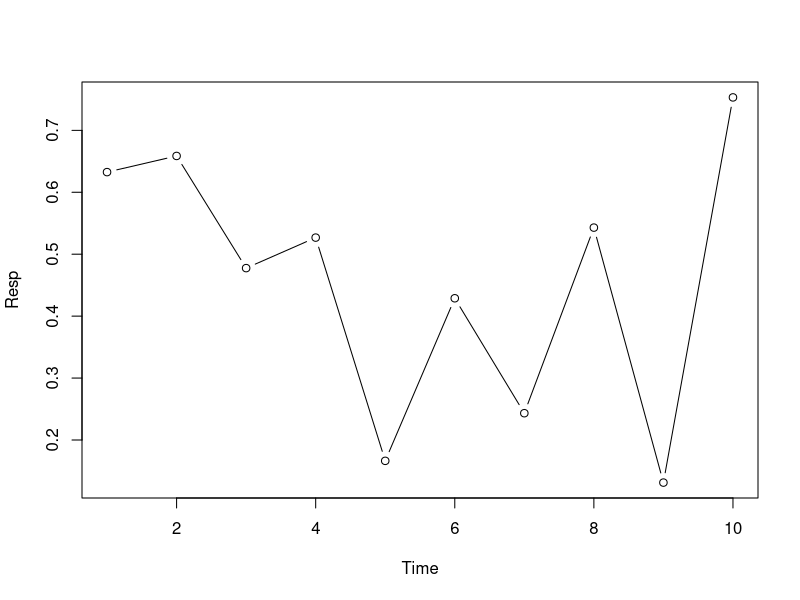
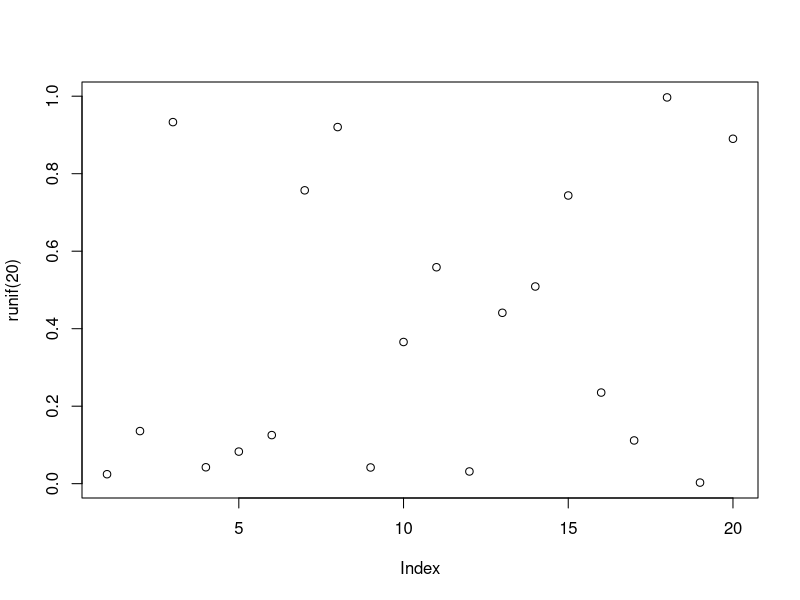

The R source for these figures, in order:
## ---- chunk 1
#Use comments profusely in your code!

Time <- seq(1,10) #seq makes integer sequence
print(Time)       #show contents
Resp <- runif(10) #random uniform- create 10 random numbers froma uniform distribution
print(Resp)
plot(x=Time, y=Resp, type="b")
## ---- chunk 2
            #```{r, echo=FALSE} (removes the R code)
            #eval=FALSE (keeps record of code it  will print, but will not run inside that chunk)
plot(runif(20))
print(seq(1,5))

